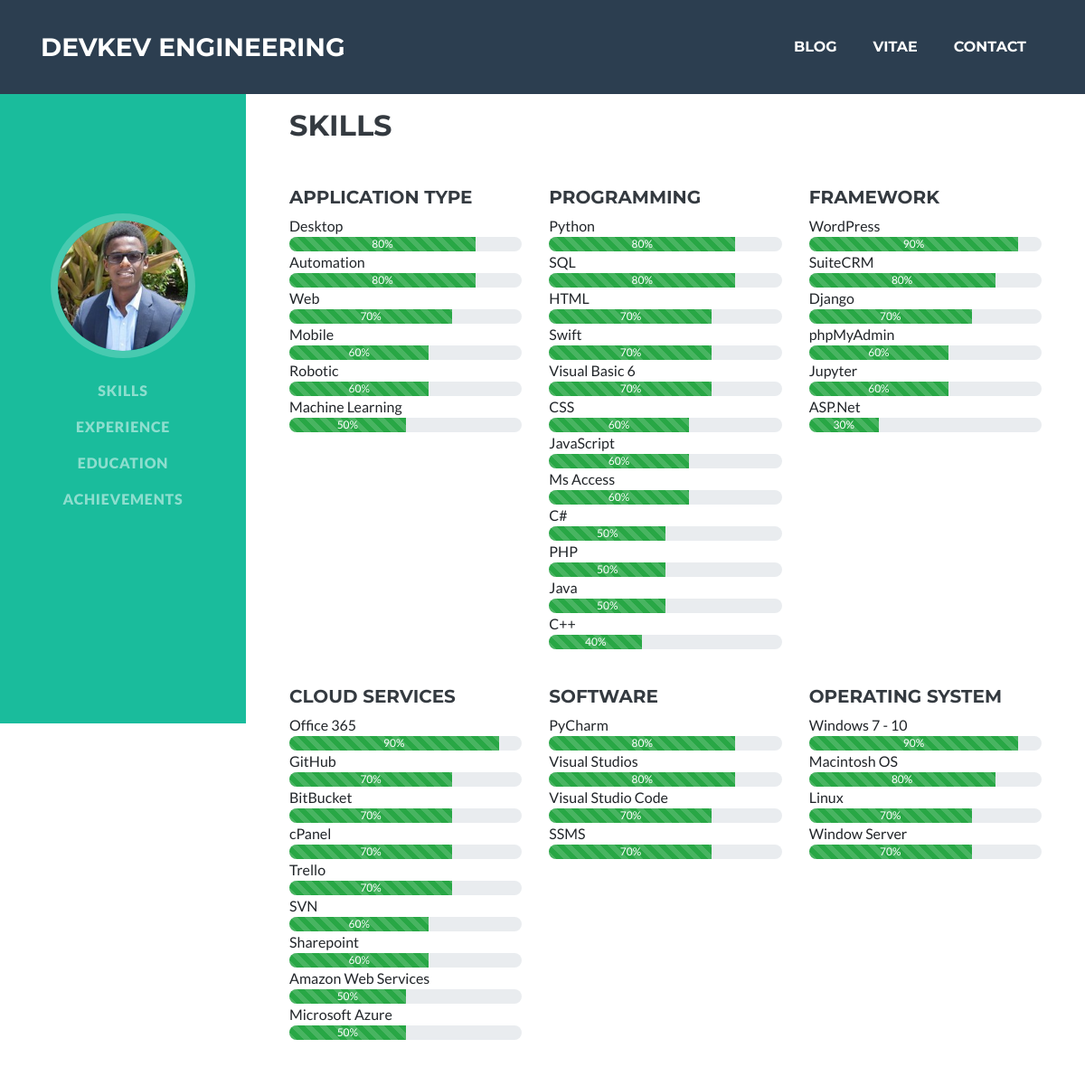
The page /profile/ (upper part) on the database as committed earlier.
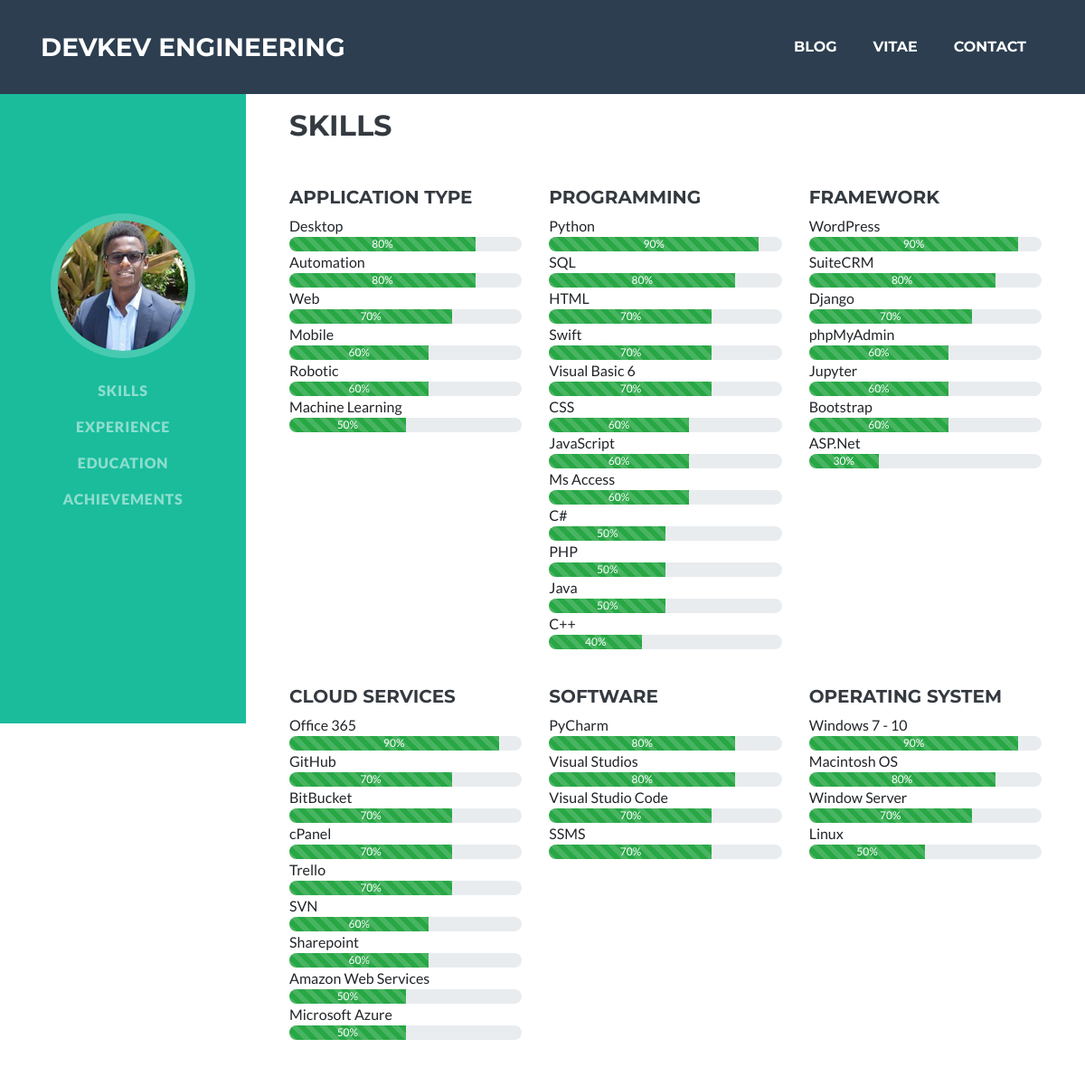
The same page on the database as committed later.
### resume/models.py (models this page shows)
class Technology(models.Model):
    category = models.CharField(max_length=20, choices=category(), default="Programming")
    technology = models.CharField(max_length=20)
    proficiency = models.IntegerField(choices=[(i * 10, i * 10) for i in range(11)], default=1)
    years = models.DecimalField(max_digits=20, decimal_places=2)
    class Meta:
        managed = True
        app_label = 'resume'
        db_table = 'Technology'
        verbose_name_plural = "Technologies"
    def __str__(self):
        return self.technology

### resume/views.py (the view)
# urls.py: path('', include('resume.urls')),
def resume(request):
    return render(
        request=request,
        template_name='resume/resume.html',
        context={
            'title': 'Resume',
            'profile': Profile.objects.first(),
            'jobs': WorkPlaces.objects.filter(extra=False).order_by('-id'),
            'other_jobs': WorkPlaces.objects.filter(extra=True).order_by('-id'),
            'schools': School.objects.order_by('-from_year', '-from_month'),
            'technologies': Technology.objects.all().order_by('-proficiency'),
            'cat_set_one': [cat[0] for cat in category()][:int((len(category())) / 2)],
            'cat_set_two': [cat[0] for cat in category()][int((len(category())) / 2):],
            'certificates': Certification.objects.all().order_by('-cert_year', '-cert_month')
        }
    )

### resume/models.py (called while the page is built)
def category():
    category_base = ["Application Type", "Programming", "Framework", "Cloud Services", "Software", "Operating System"]
    return [(c, c) for c in category_base]

    def __str__(self):
        return f'{self.degree} in {self.concentration}'

    def location(self):
        if self.state is None:
            return f'{self.city}, {self.country}'
        else:
            return f'{self.city}, {self.state}, {self.country}'

    def is_current_school(self):
        return self.current_school

    def start_date(self):
        return f'{self.from_month} {self.from_year}'

    def end_date(self):
        return f'{self.end_month} {self.end_year}'

    def is_current_job(self):
        return self.current_job

    def start_date(self):
        return f'{self.from_month} {self.from_year}'

    def end_date(self):
        return f'{self.end_month} {self.end_year}'

    def __str__(self):
        return f'{self.source} - {self.name}'

    def issue_date(self):
        return f'{self.cert_month} {self.cert_year}'

### templates/resume/resume.html (shortened to what this page needs)
{% extends 'resume/base.html' %}
{% load static %}
{% block nav %}
    <ul class="navbar-nav">
        {% if technologies %}
            <li class="nav-item">
                <a class="nav-link js-scroll-trigger" href="#skills">Skills</a>
            </li>
        {% endif %}
        {% if jobs %}
            <li class="nav-item">
                <a class="nav-link js-scroll-trigger" href="#experience">Experience</a>
            </li>
        {% endif %}
        {% if schools %}
            <li class="nav-item">
                <a class="nav-link js-scroll-trigger" href="#education">Education</a>
            </li>
        {% endif %}
        {% if certificates %}
            <li class="nav-item">
                <a class="nav-link js-scroll-trigger" href="#certifications">Achievements</a>
            </li>
        {% endif %}
    </ul>
{% endblock %}
{% block content %}
    {% if technologies %}
        <section class="resume-section p-3 p-lg-5 d-flex align-items-center" id="skills">
            <div class="w-100">
                <br><br><br>
                <h2 class="mb-5">Skills</h2>
                <div class="row technology">
                    {% for cat in cat_set_one %}
                        <div class="col-sm-4 tech-column">
                            <h5>{{ cat }}</h5>
                            <ul class="list-unstyled">
                                {% for tech in technologies %}
                                    {% if tech.category == cat %}
                                        <li>
                                            {{ tech }}
                                            <div class="progress">
                                                <div class="progress-bar progress-bar-striped bg-success"
                                                     role="progressbar" style="width: {{ tech.proficiency }}%"
                                                     aria-valuenow="{{ tech.proficiency }}" aria-valuemin="0"
                                                     aria-valuemax="100">
                                                    {{ tech.proficiency }}%
                                                </div>
                                            </div>
                                        </li>
                                    {% endif %}
                                {% endfor %}
                            </ul>
                        </div>
                    {% endfor %}
                </div>
                <br>
                <div class="row technology">
                    {% for cat2 in cat_set_two %}
                        <div class="col-sm-4 tech-column">
                            <h5>{{ cat2 }}</h5>
                            <ul class="list-unstyled">
                                {% for tech in technologies %}
                                    {% if tech.category == cat2 %}
                                        <li>
                                            {{ tech }}
                                            <div class="progress">
                                                <div class="progress-bar progress-bar-striped bg-success"
                                                     role="progressbar" style="width: {{ tech.proficiency }}%"
                                                     aria-valuenow="{{ tech.proficiency }}" aria-valuemin="0"
                                                     aria-valuemax="100">
                                                    {{ tech.proficiency }}%
                                                </div>
                                            </div>
                                        </li>
                                    {% endif %}
                                {% endfor %}
                            </ul>
                        </div>
                    {% endfor %}
                </div>
            </div>
        </section>
    {% endif %}
{% endblock %}

Rows that differ between the two databases and show on the page:
changed Technology "Python": proficiency "80" → "90"
added Technology: technology "Bootstrap", proficiency "60", shown under "FRAMEWORK"
shown differently, row unchanged: Technology "Window Server": moves up the list
changed Technology "Linux": proficiency "70" → "50"
